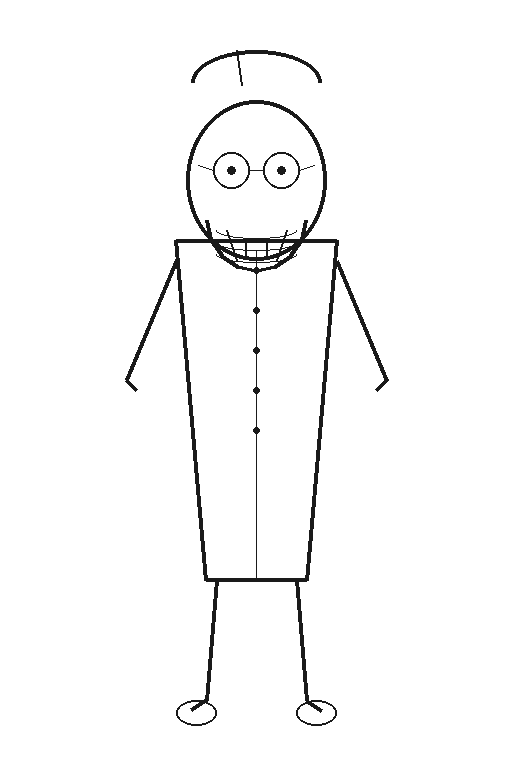
#> input picture data/assets/physics/characters/char_boltzmann.png, 512 x 768 px, given in place of ., which was not available
$ python -i video_qa.py   (imports and definitions only)
#> lines starting #> are read from the running program, lines starting #| are printed output that depends on the picture; after the words box and inside, x2 and y2 are one past the last pixel; in counts of white or black regions, pixels touching at a corner belong together; pictures that were not available may be replaced by others from this repository, and a replacement may not be noted
"""Video quality checker for rendered episode videos.

Extracts frames at regular intervals and runs heuristic checks for
production readiness: background quality, text placement, asset sizing,
visual clutter, blank frames, duration, scene transitions, and audio.

Usage:
    from src.quality.video_qa import check_video_quality
    report = check_video_quality("path/to/video.mp4")
    print(report["summary"])

CLI:
    python3 src/quality/video_qa.py path/to/video.mp4
"""
import json
import logging
import subprocess
import sys
import tempfile
from pathlib import Path
from typing import Any

import numpy as np
from PIL import Image

logger = logging.getLogger(__name__)

# ---------------------------------------------------------------------------
# Constants
# ---------------------------------------------------------------------------
FRAME_INTERVAL_SEC = 10
SUBTITLE_ZONE_RATIO = 0.20  # bottom 20%
MIN_ASSET_RATIO = 0.05  # assets smaller than 5% of canvas are suspect
MAX_VISUAL_ELEMENTS = 6
MIN_DURATION_SEC = 300  # 5 minutes
MAX_DURATION_SEC = 900  # 15 minutes
BLANK_THRESHOLD = 0.95  # fraction of pixels in dominant color to flag blank
COLOR_STD_THRESHOLD = 12.0  # std-dev below which a frame is "flat" color
SCENE_CHANGE_THRESHOLD = 15.0  # mean pixel diff to count as scene change


# ---------------------------------------------------------------------------
# ffmpeg / ffprobe helpers
# ---------------------------------------------------------------------------

def _run_cmd(cmd: list[str]) -> subprocess.CompletedProcess:
    """Run a subprocess command and return the result."""
    return subprocess.run(cmd, capture_output=True, text=True, timeout=120)


# [214 lines left out: functions _get_video_duration, _has_audio_track, _extract_frames, _check_blank_frame, _check_background, _check_subtitle_zone and 3 more, not called in this run]


def _check_scene_transitions(frame_paths: list[str]) -> dict:
    """Detect whether the video has scene changes (not stuck on one frame)."""
    if len(frame_paths) < 2:
        return {"scene_changes": 0, "has_transitions": False, "total_frames": len(frame_paths)}

    changes = 0
    prev_arr = np.array(Image.open(frame_paths[0]).convert("RGB"), dtype=np.float32)
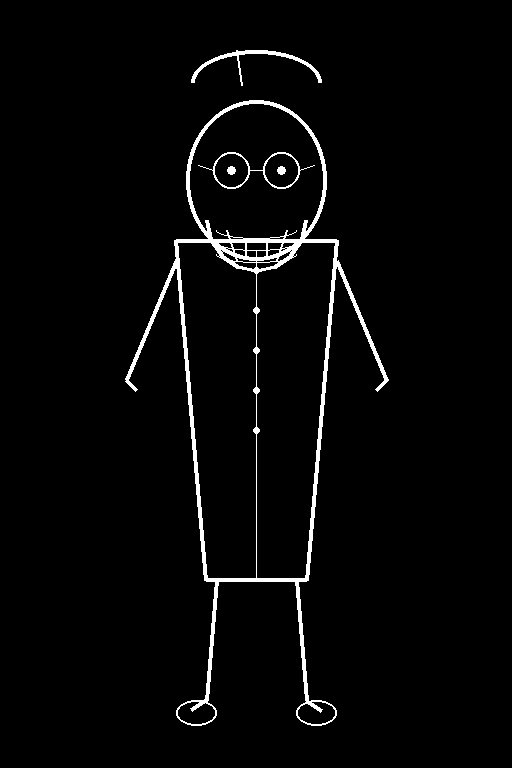
#> prev_arr: shape (768, 512, 3) float32; values 0 (black) and 26 (white), 2.7% white; 5 white regions, box (x1, y1, x2, y2) and area: (125, 100, 389, 726) 9357, (191, 50, 322, 86) 649, (198, 152, 315, 189) 467, (227, 166, 236, 175) 61, (277, 166, 286, 175) 61

    for fp in frame_paths[1:]:
        curr_arr = np.array(Image.open(fp).convert("RGB"), dtype=np.float32)
        # Resize to same dims if needed (shouldn't differ, but safe)
        if curr_arr.shape != prev_arr.shape:
            curr_img = Image.open(fp).convert("RGB").resize(
                (prev_arr.shape[1], prev_arr.shape[0])
            )
            curr_arr = np.array(curr_img, dtype=np.float32)

        diff = float(np.mean(np.abs(curr_arr - prev_arr)))
#> diff = 0
        if diff > SCENE_CHANGE_THRESHOLD:
            changes += 1
        prev_arr = curr_arr
#> pass 2 of the loop in _check_scene_transitions, `for fp in frame_paths[1:]:`:
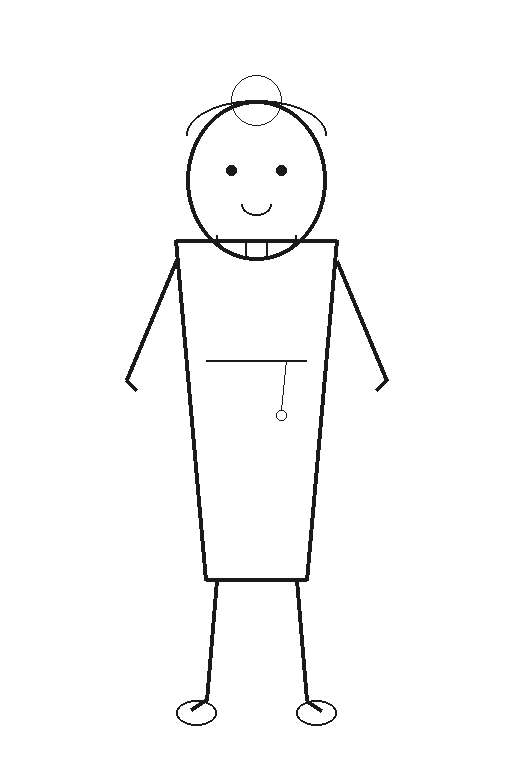
#> input picture data/assets/physics/characters/char_buridan.png, 512 x 768 px, given in place of , which was not available
#> in _check_scene_transitions, `curr_arr = np.array(Image.open(fp).convert("RGB"), dtype=np.float32)`:
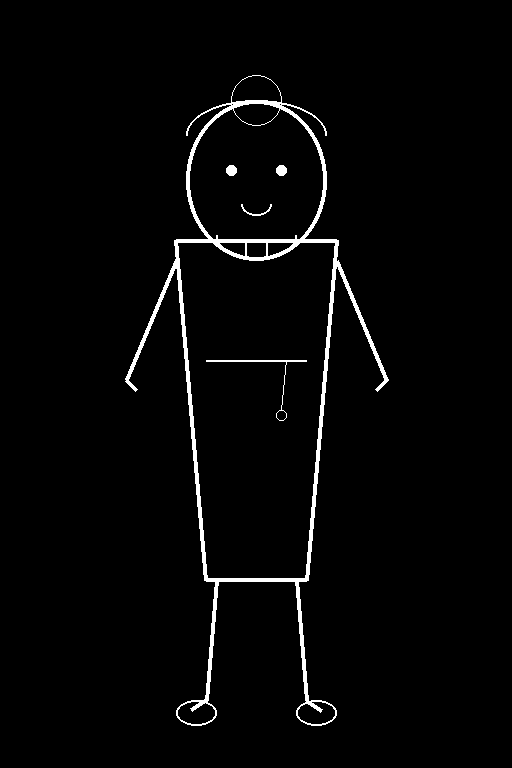
#> curr_arr: shape (768, 512, 3) float32; values 0 (black) and 26 (white), 2.3% white; 5 white regions, box (x1, y1, x2, y2) and area: (125, 75, 389, 726) 8516, (206, 360, 307, 421) 278, (226, 165, 237, 176) 97, (276, 165, 287, 176) 97, (241, 204, 272, 216) 76
#> diff = 0.211

    return {
        "scene_changes": changes,
        "has_transitions": changes >= 1,
        "total_frames": len(frame_paths),
    }


# ---------------------------------------------------------------------------
# Scoring helpers
# ---------------------------------------------------------------------------

def _score_from_bool(value: bool) -> int:
    """Convert boolean pass/fail to 0 or 100."""
    return 100 if value else 0


# [247 lines left out: functions _compute_frame_scores, check_video_quality, main, not called in this run]


# [2 lines not run here, left out]

#> (the run stopped early here; a loop or call above may not have finished)
